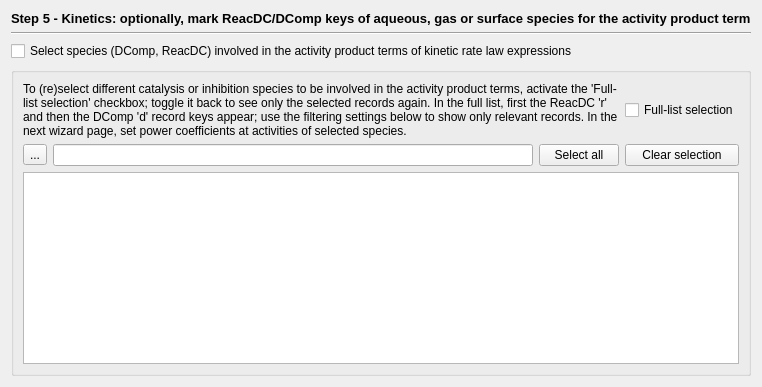
          <widget class="QWidget" name="page_8">
            <layout class="QVBoxLayout" name="verticalLayout_14">
              <item>
                <widget class="QLabel" name="label_35">
                  <property name="sizePolicy">
                    <sizepolicy hsizetype="Preferred" vsizetype="Fixed">
                      <horstretch>0</horstretch>
                      <verstretch>0</verstretch>
                    </sizepolicy>
                  </property>
                  <property name="font">
                    <font>
                      <pointsize>10</pointsize>
                      <bold>true</bold>
                    </font>
                  </property>
                  <property name="text">
                    <string>Step 5 - Kinetics: optionally, mark ReacDC/DComp keys of aqueous, gas or surface species for the activity product term</string>
                  </property>
                </widget>
              </item>
              <item>
                <widget class="Line" name="line_8">
                  <property name="orientation">
                    <enum>Qt::Horizontal</enum>
                  </property>
                </widget>
              </item>
              <item>
                <widget class="QCheckBox" name="PapCon">
                  <property name="text">
                    <string>Select species (DComp, ReacDC) involved in the activity product terms of kinetic rate law expressions</string>
                  </property>
                </widget>
              </item>
              <item>
                <widget class="QGroupBox" name="ldcrSelectBox">
                  <property name="title">
                    <string/>
                  </property>
                  <layout class="QGridLayout" name="gridLayout_10">
                    <item row="0" column="0" colspan="3">
                      <widget class="QLabel" name="label_36">
                        <property name="text">
                          <string>To (re)select different catalysis or inhibition species to be involved in the activity product terms, activate the 'Full-list selection' checkbox; toggle it back to see only the selected records again. In the full list, first the ReacDC 'r' and then the DComp 'd' record keys appear; use the filtering settings below to show only relevant records. In the next wizard page, set power coefficients at activities of selected species.</string>
                        </property>
                        <property name="wordWrap">
                          <bool>true</bool>
                        </property>
                      </widget>
                    </item>
                    <item row="0" column="3">
                      <widget class="QCheckBox" name="checkDCrFull">
                        <property name="text">
                          <string>Full-list selection</string>
                        </property>
                      </widget>
                    </item>
                    <item row="1" column="0">
                      <widget class="QToolButton" name="bDCrFilter">
                        <property name="text">
                          <string>...</string>
                        </property>
                        <property name="icon">
                          <iconset resource="../GUI.qrc">
                            <normaloff>:/menu/Icons/SetKeyTemplateIcon.png</normaloff>:/menu/Icons/SetKeyTemplateIcon.png
                          
                          
                          </iconset>
                        </property>
                      </widget>
                    </item>
                    <item row="1" column="1">
                      <widget class="QLineEdit" name="lineDCrFilter">
                        <property name="readOnly">
                          <bool>true</bool>
                        </property>
                      </widget>
                    </item>
                    <item row="1" column="2">
                      <widget class="QPushButton" name="bDCrSelectAll">
                        <property name="text">
                          <string>Select all</string>
                        </property>
                      </widget>
                    </item>
                    <item row="1" column="3">
                      <widget class="QPushButton" name="bDCrClearAll">
                        <property name="text">
                          <string>Clear selection</string>
                        </property>
                      </widget>
                    </item>
                    <item row="2" column="0" colspan="4">
                      <widget class="QTableView" name="tableDCR"/>
                    </item>
                  </layout>
                </widget>
              </item>
            </layout>
          </widget>
